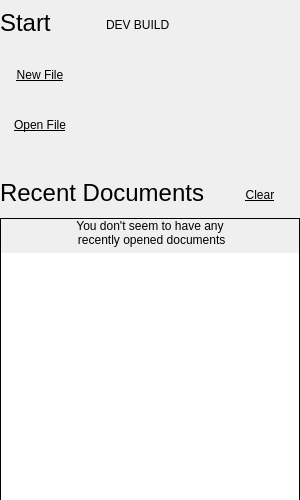
       <widget class="QWidget" name="widgetLeft" native="true">
        <property name="minimumSize">
         <size>
          <width>300</width>
          <height>500</height>
         </size>
        </property>
        <property name="maximumSize">
         <size>
          <width>400</width>
          <height>16777215</height>
         </size>
        </property>
        <layout class="QVBoxLayout" name="verticalLayout_4">
         <property name="spacing">
          <number>5</number>
         </property>
         <property name="leftMargin">
          <number>0</number>
         </property>
         <property name="topMargin">
          <number>0</number>
         </property>
         <property name="rightMargin">
          <number>0</number>
         </property>
         <property name="bottomMargin">
          <number>0</number>
         </property>
         <item>
          <layout class="QHBoxLayout" name="horizontalLayout_13">
           <item>
            <widget class="QLabel" name="startTitleLabel">
             <property name="sizePolicy">
              <sizepolicy hsizetype="Preferred" vsizetype="Preferred">
               <horstretch>0</horstretch>
               <verstretch>0</verstretch>
              </sizepolicy>
             </property>
             <property name="minimumSize">
              <size>
               <width>70</width>
               <height>40</height>
              </size>
             </property>
             <property name="font">
              <font>
               <pointsize>18</pointsize>
              </font>
             </property>
             <property name="text">
              <string>Start</string>
             </property>
            </widget>
           </item>
           <item>
            <layout class="QVBoxLayout" name="verticalLayout_8">
             <property name="spacing">
              <number>0</number>
             </property>
             <property name="leftMargin">
              <number>10</number>
             </property>
             <item>
              <spacer name="verticalSpacer_5">
               <property name="orientation">
                <enum>Qt::Vertical</enum>
               </property>
               <property name="sizeType">
                <enum>QSizePolicy::Fixed</enum>
               </property>
               <property name="sizeHint" stdset="0">
                <size>
                 <width>0</width>
                 <height>5</height>
                </size>
               </property>
              </spacer>
             </item>
             <item>
              <layout class="QHBoxLayout" name="horizontalLayout_17">
               <property name="spacing">
                <number>5</number>
               </property>
               <property name="rightMargin">
                <number>0</number>
               </property>
               <item>
                <widget class="QPushButton" name="devBuildIcon">
                 <property name="sizePolicy">
                  <sizepolicy hsizetype="Fixed" vsizetype="Fixed">
                   <horstretch>0</horstretch>
                   <verstretch>0</verstretch>
                  </sizepolicy>
                 </property>
                 <property name="maximumSize">
                  <size>
                   <width>16</width>
                   <height>16</height>
                  </size>
                 </property>
                 <property name="text">
                  <string/>
                 </property>
                 <property name="iconSize">
                  <size>
                   <width>16</width>
                   <height>16</height>
                  </size>
                 </property>
                 <property name="flat">
                  <bool>true</bool>
                 </property>
                </widget>
               </item>
               <item>
                <widget class="QLabel" name="devBuildLabel">
                 <property name="text">
                  <string>DEV BUILD</string>
                 </property>
                 <property name="textFormat">
                  <enum>Qt::RichText</enum>
                 </property>
                 <property name="openExternalLinks">
                  <bool>true</bool>
                 </property>
                 <property name="textInteractionFlags">
                  <set>Qt::TextBrowserInteraction</set>
                 </property>
                </widget>
               </item>
              </layout>
             </item>
            </layout>
           </item>
           <item>
            <spacer name="horizontalSpacer_14">
             <property name="orientation">
              <enum>Qt::Horizontal</enum>
             </property>
             <property name="sizeHint" stdset="0">
              <size>
               <width>40</width>
               <height>20</height>
              </size>
             </property>
            </spacer>
           </item>
          </layout>
         </item>
         <item>
          <spacer name="verticalSpacer_7">
           <property name="orientation">
            <enum>Qt::Vertical</enum>
           </property>
           <property name="sizeType">
            <enum>QSizePolicy::Fixed</enum>
           </property>
           <property name="sizeHint" stdset="0">
            <size>
             <width>13</width>
             <height>2</height>
            </size>
           </property>
          </spacer>
         </item>
         <item>
          <layout class="QHBoxLayout" name="horizontalLayout">
           <property name="spacing">
            <number>0</number>
           </property>
           <property name="topMargin">
            <number>0</number>
           </property>
           <item>
            <widget class="QPushButton" name="newFileLink">
             <property name="font">
              <font>
               <underline>true</underline>
              </font>
             </property>
             <property name="cursor">
              <cursorShape>PointingHandCursor</cursorShape>
             </property>
             <property name="focusPolicy">
              <enum>Qt::NoFocus</enum>
             </property>
             <property name="text">
              <string>New File</string>
             </property>
             <property name="checkable">
              <bool>false</bool>
             </property>
             <property name="flat">
              <bool>true</bool>
             </property>
            </widget>
           </item>
           <item>
            <widget class="QLabel" name="newFileLinkShortcut">
             <property name="minimumSize">
              <size>
               <width>20</width>
               <height>0</height>
              </size>
             </property>
             <property name="font">
              <font>
               <underline>false</underline>
              </font>
             </property>
             <property name="text">
              <string/>
             </property>
            </widget>
           </item>
           <item>
            <spacer name="horizontalSpacer">
             <property name="orientation">
              <enum>Qt::Horizontal</enum>
             </property>
             <property name="sizeHint" stdset="0">
              <size>
               <width>40</width>
               <height>20</height>
              </size>
             </property>
            </spacer>
           </item>
          </layout>
         </item>
         <item>
          <layout class="QHBoxLayout" name="horizontalLayout_2">
           <property name="spacing">
            <number>0</number>
           </property>
           <item>
            <widget class="QPushButton" name="openFileLink">
             <property name="font">
              <font>
               <underline>true</underline>
              </font>
             </property>
             <property name="cursor">
              <cursorShape>PointingHandCursor</cursorShape>
             </property>
             <property name="focusPolicy">
              <enum>Qt::NoFocus</enum>
             </property>
             <property name="text">
              <string>Open File</string>
             </property>
             <property name="checkable">
              <bool>false</bool>
             </property>
             <property name="flat">
              <bool>true</bool>
             </property>
            </widget>
           </item>
           <item>
            <widget class="QLabel" name="openFileShortcut">
             <property name="minimumSize">
              <size>
               <width>20</width>
               <height>0</height>
              </size>
             </property>
             <property name="font">
              <font>
               <underline>false</underline>
              </font>
             </property>
             <property name="text">
              <string/>
             </property>
            </widget>
           </item>
           <item>
            <spacer name="horizontalSpacer_2">
             <property name="orientation">
              <enum>Qt::Horizontal</enum>
             </property>
             <property name="sizeHint" stdset="0">
              <size>
               <width>40</width>
               <height>20</height>
              </size>
             </property>
            </spacer>
           </item>
          </layout>
         </item>
         <item>
          <spacer name="verticalSpacer_12">
           <property name="orientation">
            <enum>Qt::Vertical</enum>
           </property>
           <property name="sizeType">
            <enum>QSizePolicy::Maximum</enum>
           </property>
           <property name="sizeHint" stdset="0">
            <size>
             <width>13</width>
             <height>20</height>
            </size>
           </property>
          </spacer>
         </item>
         <item>
          <layout class="QHBoxLayout" name="horizontalLayout_10">
           <item>
            <widget class="QLabel" name="recentDocumentsLabel">
             <property name="minimumSize">
              <size>
               <width>0</width>
               <height>40</height>
              </size>
             </property>
             <property name="font">
              <font>
               <pointsize>18</pointsize>
              </font>
             </property>
             <property name="text">
              <string>Recent Documents</string>
             </property>
            </widget>
           </item>
           <item>
            <spacer name="horizontalSpacer_12">
             <property name="orientation">
              <enum>Qt::Horizontal</enum>
             </property>
             <property name="sizeHint" stdset="0">
              <size>
               <width>0</width>
               <height>20</height>
              </size>
             </property>
            </spacer>
           </item>
           <item>
            <layout class="QVBoxLayout" name="verticalLayout_6">
             <property name="spacing">
              <number>0</number>
             </property>
             <item>
              <spacer name="verticalSpacer">
               <property name="orientation">
                <enum>Qt::Vertical</enum>
               </property>
               <property name="sizeType">
                <enum>QSizePolicy::Maximum</enum>
               </property>
               <property name="sizeHint" stdset="0">
                <size>
                 <width>0</width>
                 <height>5</height>
                </size>
               </property>
              </spacer>
             </item>
             <item>
              <widget class="QPushButton" name="clearRecentFilesLink">
               <property name="sizePolicy">
                <sizepolicy hsizetype="Preferred" vsizetype="Fixed">
                 <horstretch>0</horstretch>
                 <verstretch>0</verstretch>
                </sizepolicy>
               </property>
               <property name="font">
                <font>
                 <underline>true</underline>
                </font>
               </property>
               <property name="cursor">
                <cursorShape>PointingHandCursor</cursorShape>
               </property>
               <property name="focusPolicy">
                <enum>Qt::NoFocus</enum>
               </property>
               <property name="text">
                <string comment="Welcome Screen Recent Document List's Clear link Label">Clear</string>
               </property>
               <property name="checkable">
                <bool>false</bool>
               </property>
               <property name="flat">
                <bool>true</bool>
               </property>
              </widget>
             </item>
            </layout>
           </item>
          </layout>
         </item>
         <item>
          <spacer name="verticalSpacer_8">
           <property name="orientation">
            <enum>Qt::Vertical</enum>
           </property>
           <property name="sizeType">
            <enum>QSizePolicy::Fixed</enum>
           </property>
           <property name="sizeHint" stdset="0">
            <size>
             <width>13</width>
             <height>0</height>
            </size>
           </property>
          </spacer>
         </item>
         <item>
          <widget class="QFrame" name="recentDocsFrame">
           <property name="sizePolicy">
            <sizepolicy hsizetype="Preferred" vsizetype="Expanding">
             <horstretch>0</horstretch>
             <verstretch>0</verstretch>
            </sizepolicy>
           </property>
           <property name="minimumSize">
            <size>
             <width>0</width>
             <height>280</height>
            </size>
           </property>
           <property name="maximumSize">
            <size>
             <width>16777215</width>
             <height>282</height>
            </size>
           </property>
           <property name="frameShape">
            <enum>QFrame::Box</enum>
           </property>
           <property name="frameShadow">
            <enum>QFrame::Plain</enum>
           </property>
           <layout class="QVBoxLayout" name="verticalLayout_2">
            <property name="leftMargin">
             <number>0</number>
            </property>
            <property name="topMargin">
             <number>0</number>
            </property>
            <property name="rightMargin">
             <number>0</number>
            </property>
            <property name="bottomMargin">
             <number>0</number>
            </property>
            <item>
             <widget class="QLabel" name="labelNoRecentDocs">
              <property name="text">
               <string>You don't seem to have any
 recently opened documents</string>
              </property>
              <property name="textFormat">
               <enum>Qt::PlainText</enum>
              </property>
              <property name="alignment">
               <set>Qt::AlignCenter</set>
              </property>
              <property name="wordWrap">
               <bool>true</bool>
              </property>
              <property name="textInteractionFlags">
               <set>Qt::NoTextInteraction</set>
              </property>
             </widget>
            </item>
            <item>
             <widget class="QListView" name="recentDocumentsListView">
              <property name="sizePolicy">
               <sizepolicy hsizetype="MinimumExpanding" vsizetype="Preferred">
                <horstretch>0</horstretch>
                <verstretch>0</verstretch>
               </sizepolicy>
              </property>
              <property name="minimumSize">
               <size>
                <width>288</width>
                <height>280</height>
               </size>
              </property>
              <property name="maximumSize">
               <size>
                <width>16777215</width>
                <height>280</height>
               </size>
              </property>
              <property name="font">
               <font>
                <underline>true</underline>
                <kerning>false</kerning>
               </font>
              </property>
              <property name="cursor" stdset="0">
               <cursorShape>PointingHandCursor</cursorShape>
              </property>
              <property name="focusPolicy">
               <enum>Qt::NoFocus</enum>
              </property>
              <property name="frameShape">
               <enum>QFrame::NoFrame</enum>
              </property>
              <property name="frameShadow">
               <enum>QFrame::Plain</enum>
              </property>
              <property name="lineWidth">
               <number>0</number>
              </property>
              <property name="horizontalScrollBarPolicy">
               <enum>Qt::ScrollBarAlwaysOff</enum>
              </property>
              <property name="sizeAdjustPolicy">
               <enum>QAbstractScrollArea::AdjustToContents</enum>
              </property>
              <property name="autoScroll">
               <bool>false</bool>
              </property>
              <property name="editTriggers">
               <set>QAbstractItemView::NoEditTriggers</set>
              </property>
              <property name="showDropIndicator" stdset="0">
               <bool>false</bool>
              </property>
              <property name="selectionBehavior">
               <enum>QAbstractItemView::SelectItems</enum>
              </property>
              <property name="textElideMode">
               <enum>Qt::ElideMiddle</enum>
              </property>
              <property name="movement">
               <enum>QListView::Snap</enum>
              </property>
              <property name="spacing">
               <number>0</number>
              </property>
              <property name="viewMode">
               <enum>QListView::ListMode</enum>
              </property>
              <property name="uniformItemSizes">
               <bool>true</bool>
              </property>
             </widget>
            </item>
           </layout>
          </widget>
         </item>
        </layout>
       </widget>
